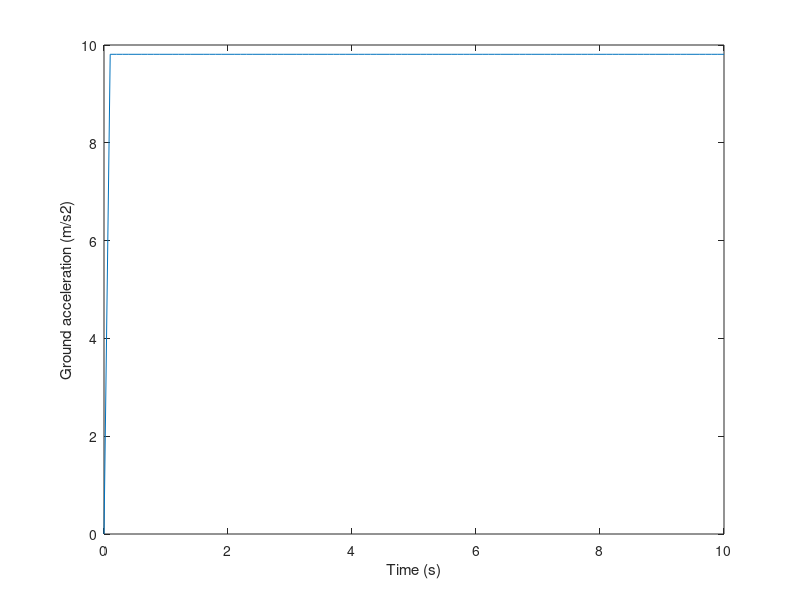

The MATLAB source for this figure:
% 基盤面の加速度 (G)
a = ones(1, 101);

% 初期条件入力 =0G
a(1) = 0;

% 基盤面の加速度 (m/s2)
a = a*9.81;

% 時刻t
t = (0:0.1:10);

plot(t, a);
xlabel('Time (s)')
ylabel('Ground acceleration (m/s2)')



% 時間増分（s） delta_t
delta_t = diff(t);

% ステップ数 nt
[mt, nt] = size(t);

% 質量m（kg）
m = 2*10^6;

% バネ定数（N/m）
k = 1*10^8;

% 減衰定数、土木構造物は0.02-0.05
gzai = 0.05;

% 減衰係数c
c = 2 * gzai * (m/k)^0.5;





















